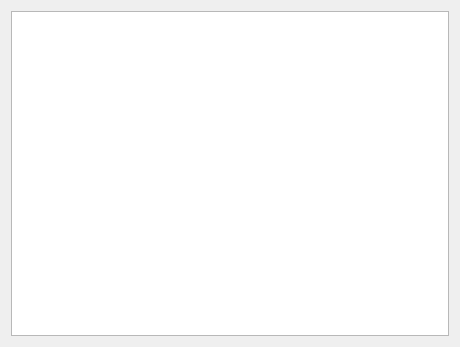
<?xml version="1.0" encoding="UTF-8"?>
<ui version="4.0">
 <class>Widget</class>
 <widget class="QWidget" name="Widget">
  <property name="geometry">
   <rect>
    <x>0</x>
    <y>0</y>
    <width>460</width>
    <height>347</height>
   </rect>
  </property>
  <property name="windowTitle">
   <string>Widget</string>
  </property>
  <layout class="QVBoxLayout" name="verticalLayout">
   <item>
    <widget class="QTableView" name="tableView"/>
   </item>
  </layout>
 </widget>
 <resources/>
 <connections/>
</ui>
